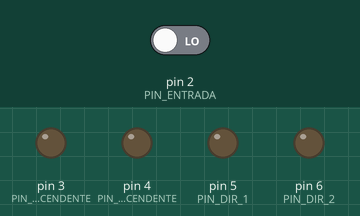
Simulated run of this sketch. Board: Arduino Uno, built with avr-gcc and run on an emulated ATmega328P. Shown: output pins drawn as LEDs (lit = HIGH). Dashed ring = blinking. The test bench sets the inputs (shaded band); at power-on: pin 2 (PIN_ENTRADA) LOW.

Above: at 1.2 s.
1.3 s: pin 2 (PIN_ENTRADA) driven HIGH
At 1.7 s:
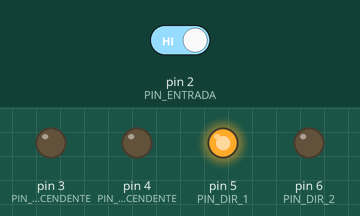
At 2.2 s:
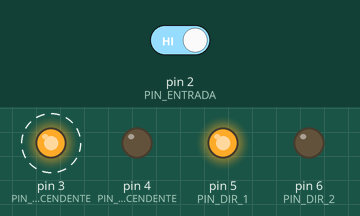
Timing chart, 0 to 18.6 s (numbered marks = the images above; inputs shaded):
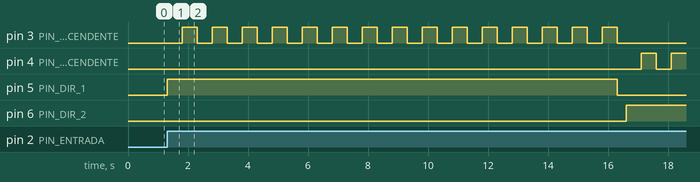

Measured:
- after the input at 1.3 s, pin 3 (PIN_PULSOS_ASCENDENTE): alternates HIGH for 0.50 s and LOW for 0.50 s, 30 changes in all, then stays LOW, starting after 0.50 s; pin 4 (PIN_PULSOS_DESCENDENTE): LOW → HIGH after 15.8 s, → LOW 0.50 s later, → HIGH 0.50 s later

The sketch:

codigo_practica.ino
```cpp
// DEFINICIÓN DE PINES
const int PIN_ENTRADA = 2;  // Botón de activación

const int PIN_PULSOS_ASCENDENTE = 3;   // PULSOS CONTADOR ASCENDENTE
const int PIN_PULSOS_DESCENDENTE = 4;  // PULSOS CONTADOR DESCENDENTE

const int PIN_DIR_1 = 5;  // Dirección 1
const int PIN_DIR_2 = 6;  // Dirección 2

int estadoActual = LOW;
int estadoAnterior = LOW;

void setup() {

  pinMode(PIN_ENTRADA, INPUT);

  pinMode(PIN_PULSOS_ASCENDENTE, OUTPUT);
  pinMode(PIN_PULSOS_DESCENDENTE, OUTPUT);

  pinMode(PIN_DIR_1, OUTPUT);
  pinMode(PIN_DIR_2, OUTPUT);

  // Asegurar que todo comience apagado
  digitalWrite(PIN_PULSOS_ASCENDENTE, LOW);
  digitalWrite(PIN_PULSOS_DESCENDENTE, LOW);

  digitalWrite(PIN_DIR_1, LOW);
  digitalWrite(PIN_DIR_2, LOW);
}

void loop() {
  estadoActual = digitalRead(PIN_ENTRADA);

  // Detectar el botón pulsado
  if (estadoActual == HIGH) {

    girarCarusell(15, PIN_DIR_1, PIN_PULSOS_ASCENDENTE);

    delay(100);

    girarCarusell(10, PIN_DIR_2, PIN_PULSOS_DESCENDENTE);
  }

  delay(50);
}

void girarCarusell(int duracion, int pin_puente_h, int pin_contador) {
  digitalWrite(pin_puente_h, HIGH);

  //delay(1000);
  for (int i = 0; i < duracion; i++) {
    digitalWrite(pin_contador, LOW);
    delay(500);  // 100ms HIGH
    digitalWrite(pin_contador, HIGH);
    delay(500);  // 100ms LOW
  }

  digitalWrite(pin_contador, LOW);
  digitalWrite(pin_puente_h, LOW);

  delay(200);
}
```
